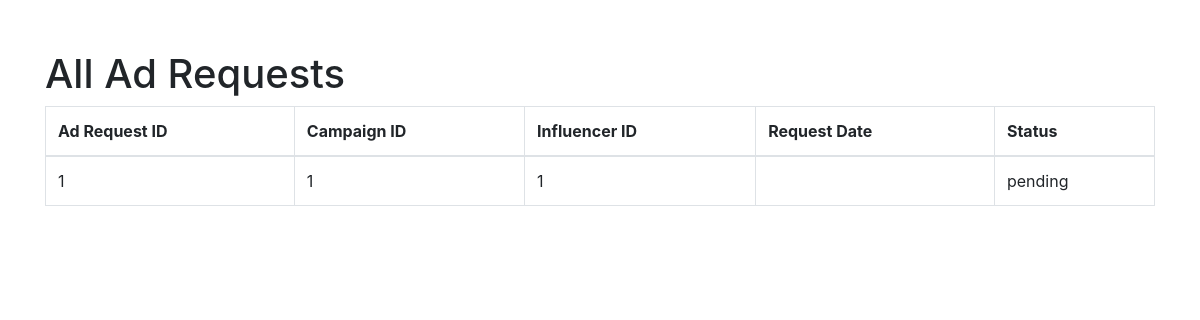
The app's page /admin/alladrequests (signed in), older data.
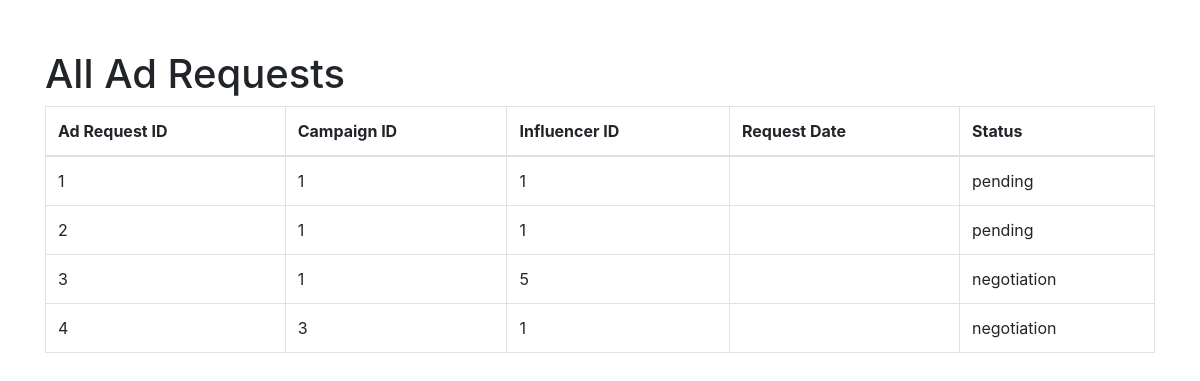
The same page, newer data.
### models.py (models this page shows, shortened)
class AdRequest(db.Model):
    __tablename__ = "ad_requests"
    ad_request_id = db.Column(db.Integer, primary_key=True, autoincrement=True)
    campaign_id = db.Column(
        db.Integer, db.ForeignKey("campaigns.campaign_id"), nullable=False
    )
    influencer_id = db.Column(
        db.Integer, db.ForeignKey("influencers.influencer_id"), nullable=False
    )
    requirements = db.Column(db.Text)
    payment_amount = db.Column(db.Numeric(10, 2))
    status = db.Column(db.Enum("pending", "accepted", "rejected", "negotiation") , default = "pending")
    messages = db.Column(db.Text)
    negotiations = db.relationship("Negotiation", backref="ad_request", lazy=True)

### admin.py (the view)
@admin.route('/alladrequests')
def all_adrequests():
    if "user_name" in session and "role" in session:
        if session["role"] == "admin":
            ad_requests = AdRequest.query.all()
            return render_template("admin_alladrequests.html", ad_requests=ad_requests)
    flash("Please Login !","faliled")
    return redirect(url_for("home"))

### app.py (called while the page is built)
@app.before_request
def create_tables():
    init_db(app)

### models.py (called while the page is built, shortened)
def init_db(app):
    with app.app_context():
        db.create_all()

### templates/admin_alladrequests.html (shortened to what this page needs)
<!DOCTYPE html>
<html lang="en">
<head>
    <link rel="stylesheet" href="https://stackpath.bootstrapcdn.com/bootstrap/4.3.1/css/bootstrap.min.css">
</head>
<body>
    <div class="container">
        <h1>All Ad Requests</h1>
        <table class="table table-bordered">
            <thead>
                <tr>
                    <th>Ad Request ID</th>
                    <th>Campaign ID</th>
                    <th>Influencer ID</th>
                    <th>Request Date</th>
                    <th>Status</th>
                </tr>
            </thead>
            <tbody>
                {% for ad_request in ad_requests %}
                <tr>
                    <td>{{ ad_request.ad_request_id }}</td>
                    <td>{{ ad_request.campaign_id }}</td>
                    <td>{{ ad_request.influencer_id }}</td>
                    <td>{{ ad_request.request_date }}</td>
                    <td>{{ ad_request.status }}</td>
                </tr>
                {% endfor %}
            </tbody>
        </table>
    </div>
</body>
</html>

### templates/admin_alladrequests.html (style rules this page uses)
.container { margin-top: 50px; }

Row changes from the older to the newer data that the page shows:
added AdRequest: ad_request_id "2", campaign_id "1", influencer_id "1", status "pending"
added AdRequest: ad_request_id "3", campaign_id "1", influencer_id "5", status "negotiation"
added AdRequest: ad_request_id "4", campaign_id "3", influencer_id "1", status "negotiation"
